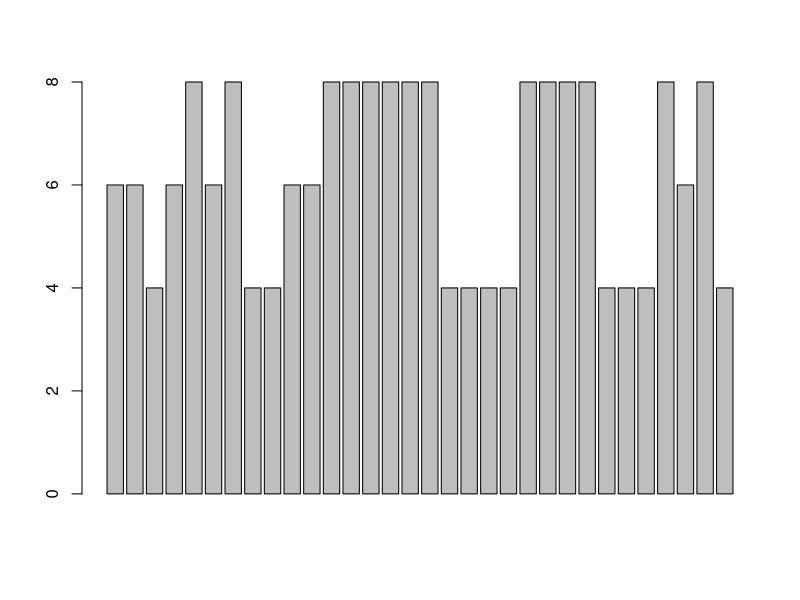
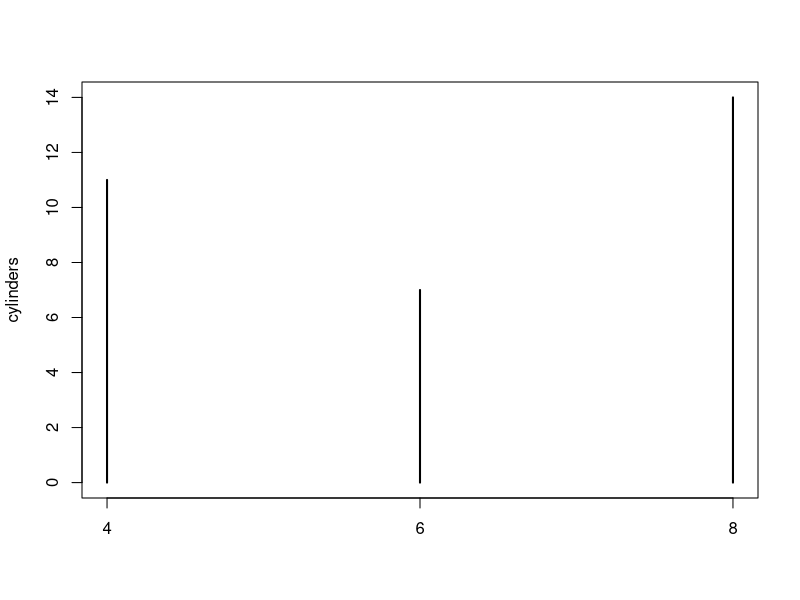
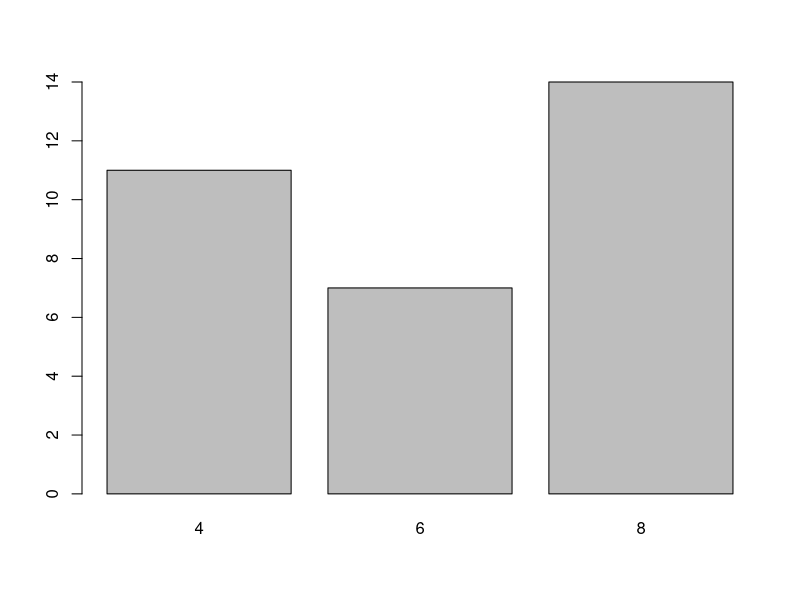

The R source for these figures, in order:
library(datasets)
?mtcars
head(mtcars)


### CAR CHARTS
barplot(mtcars$cyl)
# Here it will iteration over all teh data adn plot the number of cylinders in th ecars 
# Instead of this we will plot the raaw data first teh data must converted itno a table 
# then presented as a graph 
cylinders <- table(mtcars$cyl)
plot(cylinders)
barplot(cylinders)
